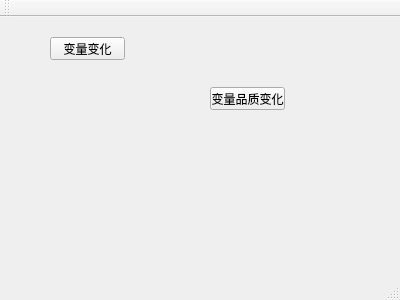
<?xml version="1.0" encoding="UTF-8"?>
<ui version="4.0">
 <class>MainWindow</class>
 <widget class="QMainWindow" name="MainWindow">
  <property name="geometry">
   <rect>
    <x>0</x>
    <y>0</y>
    <width>400</width>
    <height>300</height>
   </rect>
  </property>
  <property name="windowTitle">
   <string>MainWindow</string>
  </property>
  <widget class="QWidget" name="centralWidget">
   <widget class="QPushButton" name="pushButton">
    <property name="geometry">
     <rect>
      <x>50</x>
      <y>20</y>
      <width>75</width>
      <height>23</height>
     </rect>
    </property>
    <property name="text">
     <string>变量变化</string>
    </property>
   </widget>
   <widget class="QPushButton" name="pushButton_2">
    <property name="geometry">
     <rect>
      <x>210</x>
      <y>70</y>
      <width>75</width>
      <height>23</height>
     </rect>
    </property>
    <property name="text">
     <string>变量品质变化</string>
    </property>
   </widget>
  </widget>
  <widget class="QMenuBar" name="menuBar">
   <property name="geometry">
    <rect>
     <x>0</x>
     <y>0</y>
     <width>400</width>
     <height>23</height>
    </rect>
   </property>
  </widget>
  <widget class="QToolBar" name="mainToolBar">
   <attribute name="toolBarArea">
    <enum>TopToolBarArea</enum>
   </attribute>
   <attribute name="toolBarBreak">
    <bool>false</bool>
   </attribute>
  </widget>
  <widget class="QStatusBar" name="statusBar"/>
 </widget>
 <layoutdefault spacing="6" margin="11"/>
 <resources/>
 <connections/>
</ui>
